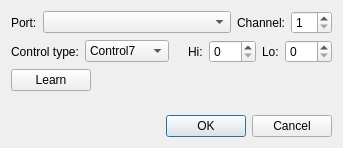
<?xml version="1.0" encoding="UTF-8"?>
<ui version="4.0">
 <class>MidiAudioControlBase</class>
 <widget class="QDialog" name="MidiAudioControlBase">
  <property name="geometry">
   <rect>
    <x>0</x>
    <y>0</y>
    <width>341</width>
    <height>148</height>
   </rect>
  </property>
  <property name="windowTitle">
   <string>Midi control</string>
  </property>
  <layout class="QVBoxLayout" name="verticalLayout">
   <item>
    <layout class="QHBoxLayout" name="horizontalLayout">
     <item>
      <widget class="QLabel" name="label">
       <property name="sizePolicy">
        <sizepolicy hsizetype="Maximum" vsizetype="Preferred">
         <horstretch>0</horstretch>
         <verstretch>0</verstretch>
        </sizepolicy>
       </property>
       <property name="text">
        <string>Port:</string>
       </property>
      </widget>
     </item>
     <item>
      <widget class="QComboBox" name="portComboBox"/>
     </item>
     <item>
      <widget class="QLabel" name="label_2">
       <property name="sizePolicy">
        <sizepolicy hsizetype="Maximum" vsizetype="Preferred">
         <horstretch>0</horstretch>
         <verstretch>0</verstretch>
        </sizepolicy>
       </property>
       <property name="text">
        <string>Channel:</string>
       </property>
      </widget>
     </item>
     <item>
      <widget class="QSpinBox" name="channelSpinBox">
       <property name="sizePolicy">
        <sizepolicy hsizetype="Maximum" vsizetype="Fixed">
         <horstretch>0</horstretch>
         <verstretch>0</verstretch>
        </sizepolicy>
       </property>
       <property name="minimum">
        <number>1</number>
       </property>
       <property name="maximum">
        <number>16</number>
       </property>
      </widget>
     </item>
    </layout>
   </item>
   <item>
    <layout class="QHBoxLayout" name="horizontalLayout_3">
     <item>
      <widget class="QLabel" name="label_6">
       <property name="text">
        <string>Control type:</string>
       </property>
      </widget>
     </item>
     <item>
      <widget class="QComboBox" name="controlTypeComboBox">
       <property name="sizePolicy">
        <sizepolicy hsizetype="Maximum" vsizetype="Fixed">
         <horstretch>0</horstretch>
         <verstretch>0</verstretch>
        </sizepolicy>
       </property>
       <item>
        <property name="text">
         <string>Control7</string>
        </property>
       </item>
       <item>
        <property name="text">
         <string>Control14</string>
        </property>
       </item>
       <item>
        <property name="text">
         <string>RPN</string>
        </property>
       </item>
       <item>
        <property name="text">
         <string>NRPN</string>
        </property>
       </item>
       <item>
        <property name="text">
         <string>RPN14</string>
        </property>
       </item>
       <item>
        <property name="text">
         <string>NRPN14</string>
        </property>
       </item>
       <item>
        <property name="text">
         <string>Pitch</string>
        </property>
       </item>
       <item>
        <property name="text">
         <string>Program</string>
        </property>
       </item>
      </widget>
     </item>
     <item>
      <widget class="QLabel" name="label_3">
       <property name="sizePolicy">
        <sizepolicy hsizetype="Maximum" vsizetype="Preferred">
         <horstretch>0</horstretch>
         <verstretch>0</verstretch>
        </sizepolicy>
       </property>
       <property name="text">
        <string/>
       </property>
      </widget>
     </item>
     <item>
      <widget class="QLabel" name="label_4">
       <property name="sizePolicy">
        <sizepolicy hsizetype="Maximum" vsizetype="Preferred">
         <horstretch>0</horstretch>
         <verstretch>0</verstretch>
        </sizepolicy>
       </property>
       <property name="text">
        <string>Hi:</string>
       </property>
      </widget>
     </item>
     <item>
      <widget class="QSpinBox" name="ctrlHiSpinBox">
       <property name="sizePolicy">
        <sizepolicy hsizetype="Maximum" vsizetype="Fixed">
         <horstretch>0</horstretch>
         <verstretch>0</verstretch>
        </sizepolicy>
       </property>
       <property name="minimum">
        <number>0</number>
       </property>
       <property name="maximum">
        <number>255</number>
       </property>
       <property name="value">
        <number>0</number>
       </property>
      </widget>
     </item>
     <item>
      <widget class="QLabel" name="label_5">
       <property name="sizePolicy">
        <sizepolicy hsizetype="Maximum" vsizetype="Preferred">
         <horstretch>0</horstretch>
         <verstretch>0</verstretch>
        </sizepolicy>
       </property>
       <property name="text">
        <string>Lo:</string>
       </property>
      </widget>
     </item>
     <item>
      <widget class="QSpinBox" name="ctrlLoSpinBox">
       <property name="sizePolicy">
        <sizepolicy hsizetype="Maximum" vsizetype="Fixed">
         <horstretch>0</horstretch>
         <verstretch>0</verstretch>
        </sizepolicy>
       </property>
       <property name="minimum">
        <number>0</number>
       </property>
       <property name="maximum">
        <number>255</number>
       </property>
       <property name="value">
        <number>0</number>
       </property>
      </widget>
     </item>
     <item>
      <spacer name="horizontalSpacer_2">
       <property name="orientation">
        <enum>Qt::Horizontal</enum>
       </property>
       <property name="sizeHint" stdset="0">
        <size>
         <width>40</width>
         <height>20</height>
        </size>
       </property>
      </spacer>
     </item>
    </layout>
   </item>
   <item>
    <layout class="QHBoxLayout" name="horizontalLayout_4">
     <item>
      <widget class="QPushButton" name="learnPushButton">
       <property name="sizePolicy">
        <sizepolicy hsizetype="Maximum" vsizetype="Fixed">
         <horstretch>0</horstretch>
         <verstretch>0</verstretch>
        </sizepolicy>
       </property>
       <property name="text">
        <string>Learn</string>
       </property>
       <property name="checkable">
        <bool>true</bool>
       </property>
      </widget>
     </item>
     <item>
      <spacer name="horizontalSpacer_3">
       <property name="orientation">
        <enum>Qt::Horizontal</enum>
       </property>
       <property name="sizeHint" stdset="0">
        <size>
         <width>40</width>
         <height>20</height>
        </size>
       </property>
      </spacer>
     </item>
    </layout>
   </item>
   <item>
    <spacer name="verticalSpacer">
     <property name="orientation">
      <enum>Qt::Vertical</enum>
     </property>
     <property name="sizeHint" stdset="0">
      <size>
       <width>20</width>
       <height>18</height>
      </size>
     </property>
    </spacer>
   </item>
   <item>
    <widget class="QDialogButtonBox" name="buttonBox">
     <property name="orientation">
      <enum>Qt::Horizontal</enum>
     </property>
     <property name="standardButtons">
      <set>QDialogButtonBox::Cancel|QDialogButtonBox::Ok</set>
     </property>
    </widget>
   </item>
  </layout>
 </widget>
 <resources/>
 <connections>
  <connection>
   <sender>buttonBox</sender>
   <signal>accepted()</signal>
   <receiver>MidiAudioControlBase</receiver>
   <slot>accept()</slot>
   <hints>
    <hint type="sourcelabel">
     <x>248</x>
     <y>254</y>
    </hint>
    <hint type="destinationlabel">
     <x>157</x>
     <y>274</y>
    </hint>
   </hints>
  </connection>
  <connection>
   <sender>buttonBox</sender>
   <signal>rejected()</signal>
   <receiver>MidiAudioControlBase</receiver>
   <slot>reject()</slot>
   <hints>
    <hint type="sourcelabel">
     <x>316</x>
     <y>260</y>
    </hint>
    <hint type="destinationlabel">
     <x>286</x>
     <y>274</y>
    </hint>
   </hints>
  </connection>
 </connections>
</ui>
